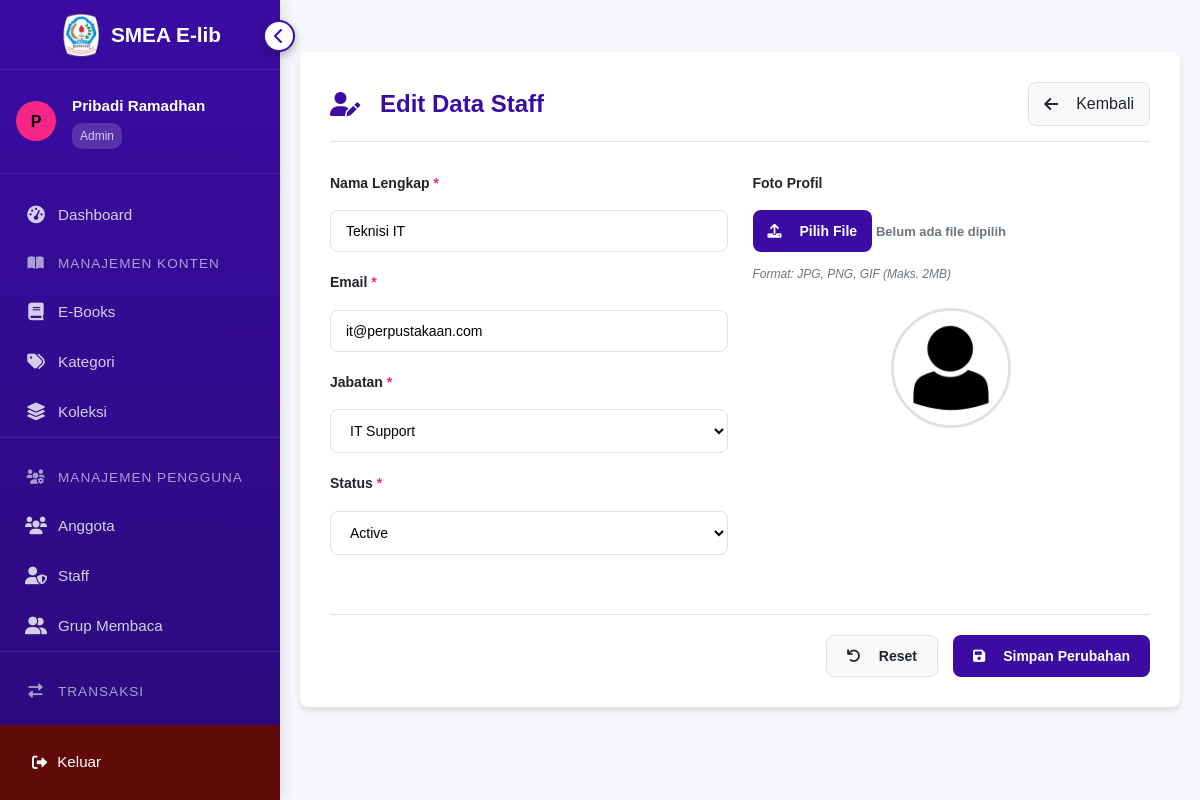
The page /admin/staff/edit_staff.php?id=3 (signed in) on the database its author committed.
### tables this page shows
CREATE TABLE `users` (
  `id` int(11) NOT NULL,
  `username` varchar(50) NOT NULL,
  `email` varchar(100) DEFAULT NULL,
  `full_name` varchar(100) DEFAULT NULL,
  `profile_pic` varchar(255) DEFAULT 'default.jpg',
  `password` varchar(255) NOT NULL,
  `role` enum('admin','staff','member') DEFAULT 'member',
  `admin_id` int(11) DEFAULT NULL,
  `last_login` datetime DEFAULT NULL,
  `created_at` timestamp NULL DEFAULT CURRENT_TIMESTAMP,
  `updated_at` timestamp NULL DEFAULT CURRENT_TIMESTAMP ON UPDATE CURRENT_TIMESTAMP,
  `is_deleted` tinyint(1) DEFAULT '0',
  `deleted_at` datetime DEFAULT NULL
);

CREATE TABLE `staff` (
  `StaffID` int(11) NOT NULL,
  `Nama` varchar(100) NOT NULL,
  `Email` varchar(100) NOT NULL,
  `Password` varchar(255) NOT NULL,
  `FotoProfil` varchar(255) DEFAULT 'default.jpg',
  `TanggalBergabung` date NOT NULL,
  `Jabatan` enum('Librarian','Manager','IT Support') DEFAULT 'Librarian',
  `Status` enum('Active','Suspended','Banned') DEFAULT 'Active',
  `TerakhirLogin` datetime DEFAULT NULL
);

### admin/staff/edit_staff.php (the view, shortened to what this page needs)
<?php
require_once '../../config.php';
$staff = null;
if (isset($_GET['id'])) {
    $staff_id = (int)$_GET['id'];
    $query = "SELECT * FROM staff WHERE StaffID = ?";
    $stmt = mysqli_prepare($conn, $query);
    mysqli_stmt_bind_param($stmt, "i", $staff_id);
    mysqli_stmt_execute($stmt);
    $result = mysqli_stmt_get_result($stmt);
    $staff = mysqli_fetch_assoc($result);
} else {
    $error = 'ID Staff tidak valid!';
}
?>
<?php include '../../views/header.php'; ?>
<div class="form-container">
    <div class="form-header">
        <h1><i class="fas fa-user-edit"></i> Edit Data Staff</h1>
        <a href="staff_admin.php" class="back-button">
            <i class="fas fa-arrow-left"></i> Kembali
        </a>
    </div>
    <?php if ($staff): ?>
        <form method="POST" enctype="multipart/form-data" class="staff-form">
            <div class="form-grid">
                <div class="form-column">
                    <div class="form-group">
                        <label for="nama">Nama Lengkap <span class="required">*</span></label>
                        <input type="text" id="nama" name="nama" value="<?= htmlspecialchars($staff['Nama']) ?>" required>
                    </div>
                    <div class="form-group">
                        <label for="email">Email <span class="required">*</span></label>
                        <input type="email" id="email" name="email" value="<?= htmlspecialchars($staff['Email']) ?>" required>
                    </div>
                    <div class="form-group">
                        <label for="jabatan">Jabatan <span class="required">*</span></label>
                        <select id="jabatan" name="jabatan" required>
                            <option value="IT Support" <?= $staff['Jabatan'] === 'IT Support' ? 'selected' : '' ?>>IT Support</option>
                        </select>
                    </div>
                    <div class="form-group">
                        <label for="status">Status <span class="required">*</span></label>
                        <select id="status" name="status" required>
                            <option value="Active" <?= $staff['Status'] === 'Active' ? 'selected' : '' ?>>Active</option>
                        </select>
                    </div>
                </div>
                <div class="form-column">
                    <div class="form-group">
                        <label for="foto_profil">Foto Profil</label>
                        <div class="file-upload">
                            <label class="file-label">
                                <span class="file-button"><i class="fas fa-upload"></i> Pilih File</span>
                                <span class="file-name">Belum ada file dipilih</span>
                            </label>
                            <small class="hint">Format: JPG, PNG, GIF (Maks. 2MB)</small>
                        </div>
                        <div class="image-preview">
                            <img id="previewFoto" src="../../uploads/profiles/<?= htmlspecialchars($staff['FotoProfil']) ?>"
                                onerror="this.src='../../assets/profiles/default.jpg'"
                                alt="Preview Foto Profil">
                        </div>
                    </div>
                </div>
            </div>
            <div class="form-actions">
                <button type="reset" class="reset-button">
                    <i class="fas fa-undo"></i> Reset
                </button>
                <button type="submit" class="submit-button">
                    <i class="fas fa-save"></i> Simpan Perubahan
                </button>
            </div>
        </form>
    <?php endif; ?>
</div>
<?php include '../../views/footer.php'; ?>

### views/sidebar_admin.php (shortened to what this page needs)
<?php
require_once(__DIR__ . '/../config.php');
$username = $_SESSION['username'];
$query = "SELECT u.full_name, u.id, a.Nama as admin_name
          FROM users u
          LEFT JOIN admin a ON u.admin_id = a.AdminID
          WHERE u.username = ?";
$stmt = mysqli_prepare($conn, $query);
mysqli_stmt_bind_param($stmt, "s", $username);
mysqli_stmt_execute($stmt);
$result = mysqli_stmt_get_result($stmt);
$user_data = mysqli_fetch_assoc($result);
$display_name = $user_data['admin_name'] ?? $user_data['full_name'] ?? $username;
$current_page = basename($_SERVER['PHP_SELF']);
?>
<aside class="sidebar">
    <div class="sidebar-header">
        <a href="<?php echo ($current_page == 'dashboard_admin.php') ? '../index.php' : '../../index.php'; ?>" class="sidebar-logo-link">
            <img src="/library/assets/logo/logo-smea.png" alt="Logo SMEA" class="sidebar-logo">
            <span class="sidebar-title">SMEA E-lib</span>
        </a>
        <button class="toggle-btn">
            <i class="fas fa-chevron-left"></i>
        </button>
    </div>
    <div class="user-info">
        <div class="avatar">
            <?php echo htmlentities(strtoupper(substr($display_name, 0, 1)), ENT_QUOTES, 'UTF-8'); ?>
        </div>
        <div class="user-details">
            <div class="username"><?php echo htmlentities($display_name, ENT_QUOTES, 'UTF-8'); ?></div>
            <div class="role">Admin</div>
        </div>
    </div>
    <nav class="nav-menu">
        <a href="/library/admin/dashboard_admin.php" class="nav-item <?php echo ($current_page == 'dashboard_admin.php') ? 'active' : ''; ?>">
            <div class="tooltip">
                <i class="fas fa-tachometer-alt"></i>
                <span>Dashboard</span>
            </div>
        </a>
        <div class="menu-section">
            <div class="section-header">
                <div class="tooltip">
                    <i class="fas fa-book-open"></i>
                    <span>Manajemen Konten</span>
                </div>
            </div>
            <a href="/library/admin/buku/buku_admin.php" class="nav-item <?php echo ($current_page == 'buku_admin.php') ? 'active' : ''; ?>">
                <div class="tooltip">
                    <i class="fas fa-book"></i>
                    <span>E-Books</span>
                </div>
            </a>
            <a href="/library/admin/kategori/kategori_admin.php" class="nav-item <?php echo ($current_page == 'kategori_admin.php') ? 'active' : ''; ?>">
                <div class="tooltip">
                    <i class="fas fa-tags"></i>
                    <span>Kategori</span>
                </div>
            </a>
            <a href="/library/admin/koleksi.php" class="nav-item <?php echo ($current_page == 'koleksi.php') ? 'active' : ''; ?>">
                <div class="tooltip">
                    <i class="fas fa-layer-group"></i>
                    <span>Koleksi</span>
                </div>
            </a>
        </div>
        <div class="menu-section">
            <div class="section-header">
                <div class="tooltip">
                    <i class="fas fa-users-cog"></i>
                    <span>Manajemen Pengguna</span>
                </div>
            </div>
            <a href="/library/admin/anggota/anggota_admin.php" class="nav-item <?php echo ($current_page == 'anggota_admin.php') ? 'active' : ''; ?>">
                <div class="tooltip">
                    <i class="fas fa-users"></i>
                    <span>Anggota</span>
                </div>
            </a>
            <a href="/library/admin/staff/staff_admin.php" class="nav-item <?php echo ($current_page == 'staff.php') ? 'active' : ''; ?>">
                <div class="tooltip">
                    <i class="fas fa-user-shield"></i>
                    <span>Staff</span>
                </div>
            </a>
            <a href="/library/admin/grup_membaca.php" class="nav-item <?php echo ($current_page == 'grup_membaca.php') ? 'active' : ''; ?>">
                <div class="tooltip">
                    <i class="fas fa-user-friends"></i>
                    <span>Grup Membaca</span>
                </div>
            </a>
        </div>
        <div class="menu-section">
            <div class="section-header">
                <div class="tooltip">
                    <i class="fas fa-exchange-alt"></i>
                    <span>Transaksi</span>
                </div>
            </div>
            <a href="/library/admin/peminjaman/peminjaman_admin.php" class="nav-item <?php echo ($current_page == 'peminjaman_admin.php') ? 'active' : ''; ?>">
            </a>
        </div>
    </nav>
    <div class="logout-container">
        <a href="/library/auth/proses_logout.php" class="logout-btn">
            <div class="tooltip">
                <i class="fas fa-sign-out-alt"></i>
                <span>Keluar</span>
            </div>
        </a>
    </div>
</aside>

### assets/styles/admin.css (style rules this page uses)
:root { --primary: #3a0ca3; --primary-light: #4361ee; --secondary: #f72585; --light: #f8f9fa; --dark: #212529; --gray: #6c757d; --sidebar-width: 250px; --sidebar-collapsed-width: 80px; --header-height: 70px; }
body { font-family: 'Segoe UI', Tahoma, Geneva, Verdana, sans-serif; margin: 0; padding: 0; background-color: #f5f7fa; color: var(--dark); }
.form-group { margin-bottom: 1.2rem; }
.form-group label { display: block; margin-bottom: 0.5rem; font-weight: 500; color: var(--dark); }

### views/sidebar_admin.php (style rules this page uses)
:root { --primary: #3a0ca3; --primary-light: #4361ee; --secondary: #f72585; --light: #f8f9fa; --dark: #212529; --gray: #6c757d; --sidebar-width: 280px; --sidebar-collapsed-width: 80px; --header-height: 70px; --tooltip-bg: rgba(51, 51, 51, 0.95); }
* { margin: 0; padding: 0; box-sizing: border-box; font-family: 'Poppins', sans-serif; }
.sidebar { width: var(--sidebar-width); background: linear-gradient(180deg, var(--primary) 0%, #2a0a7a 100%); color: white; height: 100vh; position: fixed; transition: all 0.3s ease; z-index: 1000; box-shadow: 2px 0 15px rgba(0, 0, 0, 0.1); display: flex; flex-direction: column; overflow: visible; }
.sidebar-header { height: var(--header-height); padding: 1rem; display: flex; align-items: center; justify-content: center; border-bottom: 1px solid rgba(255, 255, 255, 0.1); position: relative; flex-shrink: 0; gap: 0.8rem; }
.sidebar-logo { width: 44px; height: 44px; object-fit: contain; border-radius: 8px; transition: width 0.3s, height 0.3s; flex-shrink: 0; box-shadow: 0 1px 4px rgba(0, 0, 0, 0.08); }
.sidebar-title { font-size: 1.3rem; white-space: nowrap; opacity: 1; transition: opacity 0.3s, width 0.3s; color: #fff; font-weight: 700; margin-left: 0.5rem; }
.toggle-btn { position: absolute; right: -15px; top: 20px; background: white; border: none; width: 32px; height: 32px; border-radius: 50%; color: var(--primary); font-size: 1rem; cursor: pointer; box-shadow: 0 3px 10px rgba(0, 0, 0, 0.3); display: flex; align-items: center; justify-content: center; transition: all 0.3s ease; z-index: 110; border: 2px solid var(--primary); }
.user-info { padding: 1.5rem 1rem; display: flex; align-items: center; gap: 1rem; border-bottom: 1px solid rgba(255, 255, 255, 0.1); flex-shrink: 0; }
.user-info .avatar { width: 40px; height: 40px; background-color: var(--secondary); border-radius: 50%; display: flex; align-items: center; justify-content: center; font-weight: bold; color: black; flex-shrink: 0; }
.user-info .user-details { white-space: nowrap; overflow: hidden; transition: all 0.3s ease; }
.user-info .username { font-weight: 600; margin-bottom: 0.2rem; font-size: 0.95rem; }
.user-info .role { font-size: 0.75rem; opacity: 0.8; background-color: rgba(255, 255, 255, 0.2); padding: 0.2rem 0.5rem; border-radius: 10px; display: inline-block; }
.nav-menu { flex: 1; overflow-y: auto; padding: 1rem 0; scrollbar-width: none; -ms-overflow-style: none; }
.nav-item { padding: 0.8rem 1.5rem; display: flex; align-items: center; gap: 1rem; color: rgba(255, 255, 255, 0.8); text-decoration: none; transition: all 0.3s ease; white-space: nowrap; font-size: 0.95rem; position: relative; overflow: visible; }
.nav-item i { font-size: 1.1rem; flex-shrink: 0; width: 24px; text-align: center; }
.logout-container { padding: 1rem; flex-shrink: 0; background-color: rgb(97, 10, 10); }
.logout-btn { display: flex; align-items: center; gap: 1rem; color: white; text-decoration: none; padding: 0.6rem 1rem; border-radius: 5px; transition: all 0.3s ease; white-space: nowrap; font-size: 0.95rem; overflow: visible; }
.menu-section { margin-bottom: 1rem; border-bottom: 1px solid rgba(255, 255, 255, 0.1); }
.section-header { padding: 0.8rem 1.5rem; display: flex; align-items: center; gap: 1rem; color: rgba(255, 255, 255, 0.6); font-size: 0.85rem; text-transform: uppercase; letter-spacing: 1px; position: relative; overflow: visible; }
.section-header i { font-size: 0.9rem; width: 24px; text-align: center; }
.tooltip { position: relative; display: inline-flex; align-items: center; justify-content: center; }
.fas { margin-right: 10px; }
.fa-chevron-left { margin-right: 0px; }
.sidebar-logo-link { display: flex; align-items: center; text-decoration: none; color: inherit; }

### rows shown on the page
users: admin.Nama "P", admin.Nama "Pribadi Ramadhan"
staff: nama "Teknisi IT", email "it@perpustakaan.com", jabatan "IT Support", status "Active", FotoProfil (placeholder picture)
